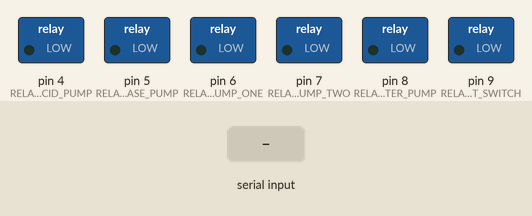
Recording of a sketch running on a simulated Arduino Uno, built with avr-gcc and run on an emulated ATmega328P. Parts: switched loads named in the sketch (green lamp = pin HIGH). The inputs (shaded band) are chosen by the test bench. What the sketch prints to the serial monitor is not drawn.

Above: at 2.8 s.
2.9 s: "90,45,200\n" received over the second serial link
At 3.9 s:
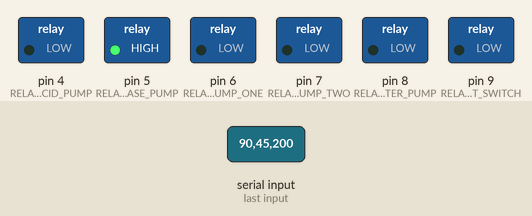
Timing chart, 0 to 5.9 s (numbered marks = the images above; inputs shaded):
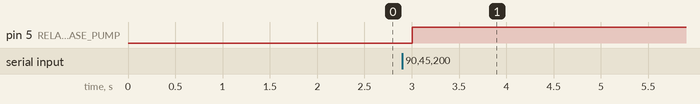

Measured:
- after the input at 2.9 s, pin 5 (RELAY_PH_BASE_PUMP): LOW → HIGH after 0.11 s

The sketch:

Hydroponics_Arduino.ino
```cpp
#include<Arduino.h>
//********************
//PIN DEFINITIONS
//********************
//RELAY PINS
#define RELAY_PH_ACID_PUMP 4
#define RELAY_PH_BASE_PUMP 5
#define RELAY_EC_PUMP_ONE 6
#define RELAY_EC_PUMP_TWO 7
#define RELAY_WATER_PUMP 8
#define RELAY_LIGHT_SWITCH 9

//SENSOR PINS
#define EC_SENSOR_PIN_ONE 2
#define EC_SENSOR_PIN_TWO 3
#define SOIL_MOISTURE_SENSOR_PIN A3
#define LIGHT_SENSOR_PIN A2
#define SERIAL_RX 13
#define SERIAL_TX 12

//********************
//GLOBAL DEFINITIONS
//********************
//SENSOR VALUES
int soil_moisture;
int light_intensity;
float pHValue;
float ecValue;
String requestStringThresholds[6];


//THRESHOLDS
int soil_moisture_min;
int light_intensity_min;
float pH_min;
float pH_max;
float ec_min;
float ec_max;

//ACTUATOR STATE
bool phActuator;
bool ecActuator;
bool lightActuator;
bool waterActuator;

//DELTA VALUES (To be set manually depending on data frequency required)
#define SOIL_MOISTURE_DELTA 5 //(PERCENT)
#define LIGHT_INTENSITY_DELTA 5 //(PERCENT)
#define PH_DELTA 0.25 //pH scale
#define EC_DELTA 0.1 //ec scale


#include "Wire.h"
#define pHtoI2C 0x48
#define T 273.15
#include <SoftwareSerial.h>
SoftwareSerial ESPserial(SERIAL_RX, SERIAL_TX); // RX | TX

void showInitSerialMessage()
{
  Serial.println("Serial Ports Init, System Running");
  Serial.println("");
}

void requestThresholds() // at boot
{
  //communicate with ESP - > wait for timeout
  ESPserial.println("1"); // If ESP receives 1 then boot
  Serial.println("Waiting for Thresholds...");
  while(!(ESPserial.available() >0))
  {
    Serial.print(".");
    delay(1000);
  }
//  delay(1000);
//  if(!ESPserial.available())
//  {
//    Serial.println("Waiting 1 min for response...");
//    //delay(60000);//Boot time delay
//  }
  int i=0;
  while( ESPserial.available() )
  {
      char a = ESPserial.read();
      if(a==',')
      {
        i++;
        a= ESPserial.read();
      }
      requestStringThresholds[i] = requestStringThresholds[i]+a;
      if(!ESPserial.available())
      {
        Serial.println();
        Serial.flush();
      }
  }

}
void setNewThresholds(String req[])
{
  //Parse String here
  /*
   * 0 - ph min
   * 1 - ph max
   * 2 - ec min
   * 3 - ec max
   * 4 - soil moisture level
   * 5 - light moisture level
   */
   pH_min = req[0].toFloat();
   pH_max = req[1].toFloat();
   ec_min = req[2].toFloat();
   ec_max = req[3].toFloat();
   soil_moisture_min = req[4].toInt();
   light_intensity_min = req[5].toInt();


}
void setPinModes()
{
  phActuator = false;
  ecActuator = false;
  lightActuator = false;
  waterActuator = false;
  pinMode(RELAY_PH_ACID_PUMP,OUTPUT);
  pinMode(RELAY_PH_BASE_PUMP,OUTPUT);
  pinMode(RELAY_EC_PUMP_ONE,OUTPUT);
  pinMode(RELAY_EC_PUMP_TWO,OUTPUT);
  pinMode(RELAY_WATER_PUMP,OUTPUT);
  pinMode(RELAY_LIGHT_SWITCH,OUTPUT);
  digitalWrite(RELAY_PH_ACID_PUMP,LOW);
  digitalWrite(RELAY_PH_BASE_PUMP,LOW);
  digitalWrite(RELAY_EC_PUMP_ONE,LOW);
  digitalWrite(RELAY_EC_PUMP_TWO,LOW);
  digitalWrite(RELAY_WATER_PUMP,LOW);
  digitalWrite(RELAY_LIGHT_SWITCH,LOW);

}
void readAllSensors()
{
  readLightIntensity();
  readSoilMoisture();
  readEC();
  readPH();
}

bool matchDeltas()
{
  bool eCState = (abs(ecValue - scanEcValue()) > EC_DELTA);
  bool pHState = (abs(pHValue - scanpHValue()) > PH_DELTA);
  bool soilState = (abs(soil_moisture - scanSoilMoisture()) > SOIL_MOISTURE_DELTA);
  bool lightState = (abs(light_intensity - scanLightIntensity()) > LIGHT_INTENSITY_DELTA);
  if(eCState || pHState || soilState || lightState)
  {
    return true;
  }
  return false;

}

bool matchThresholds()
{
  return false;
}
void initRequestStringThresholds()
{
  int i =0;
  for(i=0;i<6;i++)
  {
    requestStringThresholds[i] = "";
  }
}
void waitForResponse() //RECEIVES THRESHOLDS
{
  Serial.println("Waiting for Response from ESP...");
  while(!(ESPserial.available()>0));
  initRequestStringThresholds();
  int i=0;
  while(ESPserial.available()>0)
  {
    char a = ESPserial.read();
    if(a==',')
    {
      i++;
      a=ESPserial.read();
    }
    requestStringThresholds[i] +=a;
  }
  Serial.print("Response from 8266 Received: ");
  Serial.println("Updating Thresholds...");
  setNewThresholds(requestStringThresholds);

}
/*
 * Code 0: Normal Delta Update
 * Code 2: Threshold Violation, need to follow with actuator status
 * Code 9: Actuator status string
 */
void sendUpdate(int code)
{
  readAllSensors();
  //Send sensor values to ESP
  //Wait for new thresholds from ESP
  //pH,ec,soil,light

  String sensorVals = String(code)+","+String(pHValue,2)+","+String(ecValue,2)+","+String(soil_moisture,DEC)+","+String(light_intensity,DEC);
  Serial.print("Sending Values to ESP8266: ");
  Serial.println(sensorVals);
  ESPserial.print(sensorVals);

  waitForResponse();
}

void sendActuatorUpdate()
{
  int ph,ec,soil,light;
  if(phActuator == true) ph = 1;
  else ph = 0;
  if(ecActuator == true) ec = 1;
  else ec = 0;
  if(waterActuator == true) soil = 1;
  else soil = 0;
  if(lightActuator == true) light = 1;
  else light = 0;
  String acVals = "9,"+String(ph)+","+String(ec)+","+String(soil)+","+String(light);
  Serial.println("Sending Actuator Values to ESP8266:");
  Serial.println(acVals);
  ESPserial.print(acVals);

}

boolean checkPHLevels()
{
  if(pHValue < pH_min)
  {
    Serial.println("PH BASE PUMP : ON");
    digitalWrite(RELAY_PH_BASE_PUMP,HIGH);
    digitalWrite(RELAY_PH_ACID_PUMP,LOW);
    phActuator = true;
  }
  else if(pHValue > pH_max)
  {
    Serial.println("PH ACID PUMP : ON");
    digitalWrite(RELAY_PH_ACID_PUMP,HIGH);
    digitalWrite(RELAY_PH_BASE_PUMP,LOW);
    phActuator = true;
  }
  else
  {
    digitalWrite(RELAY_PH_ACID_PUMP,LOW);
    digitalWrite(RELAY_PH_BASE_PUMP,LOW);
    phActuator = false;
  }
  return phActuator;

}

boolean checkECLevels()
{
  if(ecValue < ec_min)
  {
    Serial.println("NUTRIENT PUMP : ON");
    digitalWrite(RELAY_EC_PUMP_ONE,HIGH);
    digitalWrite(RELAY_EC_PUMP_TWO,LOW);
    ecActuator = true;
  }
  else if(ecValue > ec_max)
  {
    Serial.println("WATER(Nutrient) PUMP: ON");
    digitalWrite(RELAY_EC_PUMP_ONE,HIGH);
    digitalWrite(RELAY_EC_PUMP_TWO,LOW);
    ecActuator = true;
  }
  else
  {
    digitalWrite(RELAY_EC_PUMP_ONE,LOW);
    digitalWrite(RELAY_EC_PUMP_TWO,LOW);
    ecActuator = false;
  }
  return ecActuator;
}

boolean checkMoistureLevels()
{
  if(soil_moisture < soil_moisture_min)
  {
    Serial.println("SPRINKLER : ON");
    digitalWrite(RELAY_WATER_PUMP,HIGH);
    waterActuator = true;
  }
  else
  {
    digitalWrite(RELAY_WATER_PUMP,LOW);
    waterActuator = false;
  }
  return waterActuator;

}

boolean checkLightLevels()
{
  if(light_intensity < light_intensity_min)
  {
    Serial.println("LIGHT : ON");
    digitalWrite(RELAY_LIGHT_SWITCH,HIGH);
    lightActuator = true;
  }
  else
  {
    digitalWrite(RELAY_LIGHT_SWITCH,LOW);
    lightActuator = false;
  }
  return lightActuator;

}

void activateActuators()
{
  boolean prevVals[] = {phActuator,ecActuator,waterActuator,lightActuator};
  //add code 9 sendUpdate(9) and attach actuator status;
  if((prevVals[0] != checkPHLevels()) || (prevVals[1] != checkECLevels()) || (prevVals[2] != checkMoistureLevels()) || (prevVals[3] != checkLightLevels()))
  {
    sendActuatorUpdate();
  }

}
void readSoilMoisture()
{
  float a =(float) analogRead(SOIL_MOISTURE_SENSOR_PIN);
  a = a*100;
  a = a/1023;
  soil_moisture = (int)a;
}
void readLightIntensity()
{
  float a =(float) analogRead(LIGHT_SENSOR_PIN);
  a = a*100;
  a = a/1023;
  light_intensity = (int)a;
}
void readPH()
{

}
void readEC()
{

}

int scanSoilMoisture()
{
  float a =(float) analogRead(SOIL_MOISTURE_SENSOR_PIN);
  a = a*100;
  a = a/1023;
  return (int)a;
}
int scanLightIntensity()
{
  float a =(float) (analogRead(LIGHT_SENSOR_PIN)-255);
  a = a/(1023-255);
  a = a*100;
  return (int)a;
}

float scanpHValue()
{
  return 0.0;
}
float scanEcValue()
{
  return 0.0;
}

void setup()
{
   //INIT SERIAL PORTS
   ESPserial.begin(115200);
   ESPserial.flush();
   Serial.begin(9600);
   Serial.flush();
   showInitSerialMessage();
   //SEND THRESHOLD REQUESTS -: THIS FUNCTION WILL WAIT FOR A REPLY OR KEEP SENDING REQUEST
   initRequestStringThresholds();
   while(requestStringThresholds[0].equals(""))
   {
    requestThresholds();
   }
   //SET THE THRESHOLDS TO WORK WITH
   setNewThresholds(requestStringThresholds);
   //SET PIN MODES
   setPinModes();

}
void loop()
{
  readAllSensors();
  activateActuators();
  delay(10000);
  if(matchDeltas() == true)
  {
    if(matchThresholds() == true)
    {
      sendUpdate(2);
      activateActuators();
    }
    else
    {
      sendUpdate(0);
    }
  }


}
```
